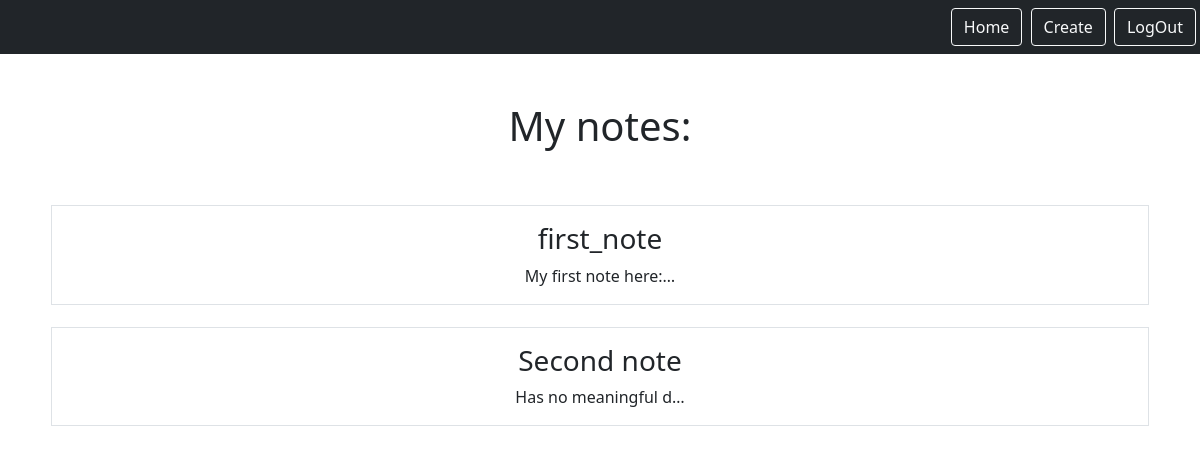
The page /notes (signed in) on the database as committed earlier.
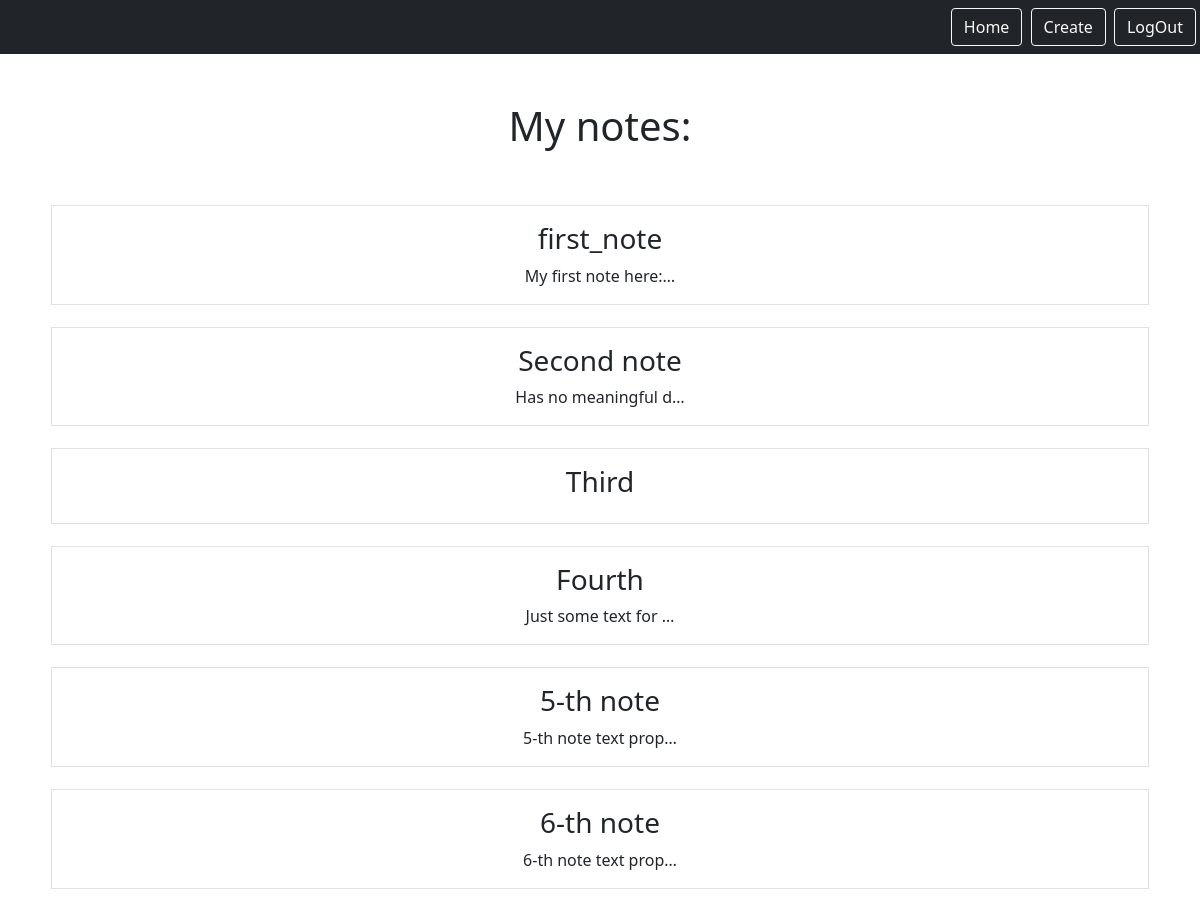
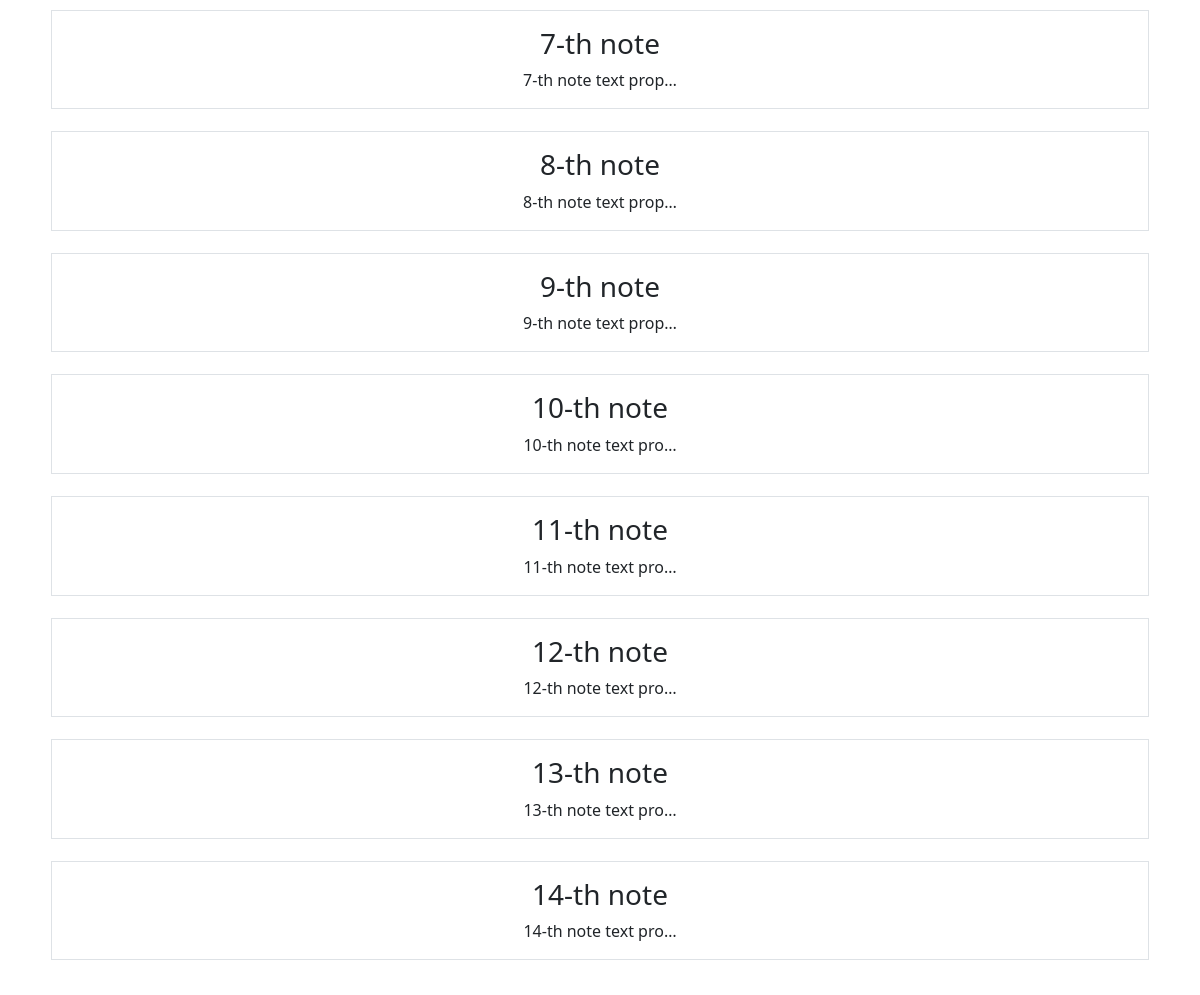
The same page on the database as committed later (2 pictures, top to bottom).
### notes/models.py (models this page shows, shortened)
class Notes(models.Model):
    title = models.CharField(max_length=200)
    text = models.TextField()
    created = models.DateTimeField(auto_now_add=True)
    user = models.ForeignKey(User, on_delete=models.CASCADE, related_name="notes")

### notes/views.py (the view)
# urls.py: path('notes', views.NoteList.as_view(), name="notes.list"),
class NoteList(LoginRequiredMixin, ListView):
    model = Notes
    template_name = 'notes/list_notes.html'
    context_object_name = 'notes'
    login_url = "/login"
    def get_queryset(self):
        return self.request.user.notes.all()

### notes/templates/notes/list_notes.html (shortened to what this page needs)
{% extends "base.html" %}
{% block content %}
    <h1 class="my-5"> My notes: </h1>
    <div class="row row-cols3 g-2">
        {% for note in notes %}
            <a href="{% url 'note.details' pk=note.id %}" class="btn">
                <div class="col">
                    <div class="p-3 border">
                        <h3> {{ note.title }} </h3>
                        {{ note.text | truncatechars:20 }}
                    </div>
                </div>
            </a>
        {% endfor %}
    </div>
{% endblock %}

### static/templates/base.html (shortened to what this page needs)
{% load static %}
<html lang="en">
    <head>
        <link href="https://cdn.jsdelivr.net/npm/bootstrap@5.0.1/dist/css/bootstrap.min.css" rel="stylesheet">
        <link href="{% static 'css/style.css' %}" rel="stylesheet">
    </head>
    <body>
        <nav class="navbar navbar-dark bg-dark">
            <div class="ms-auto">
                {% if user.is_authenticated %}
                    <a href="{% url 'home' %}" class="btn btn-outline-light me-1">Home</a>
                    <a href="{% url 'note.new' %}" class="btn btn-outline-light me-1">Create</a>
                    <a href="{% url 'logout' %}" class="btn btn-outline-light me-1">LogOut</a>
                {% else %}
                    <a href="{% url 'login' %}" class="btn btn-outline-light me-1">LogIn</a>
                    <a href="{% url 'signup' %}" class="btn btn-outline-light me-1">SignUp</a>
                {% endif %}
            </div>
        </nav>
        <div class="my-5 text-center container">
            {% block content %}
            {% endblock %}
        </div>
    </body>
</html>

Rows that differ between the two databases and show on the page:
added Notes: title "Third"
added Notes: title "Fourth", text "Just some text for …"
added Notes: title "5-th note", text "5-th note text prop…"
added Notes: title "6-th note", text "6-th note text prop…"
added Notes: title "7-th note", text "7-th note text prop…"
added Notes: title "8-th note", text "8-th note text prop…"
added Notes: title "9-th note", text "9-th note text prop…"
added Notes: title "10-th note", text "10-th note text pro…"
added Notes: title "11-th note", text "11-th note text pro…"
added Notes: title "12-th note", text "12-th note text pro…"
added Notes: title "13-th note", text "13-th note text pro…"
added Notes: title "14-th note", text "14-th note text pro…"
